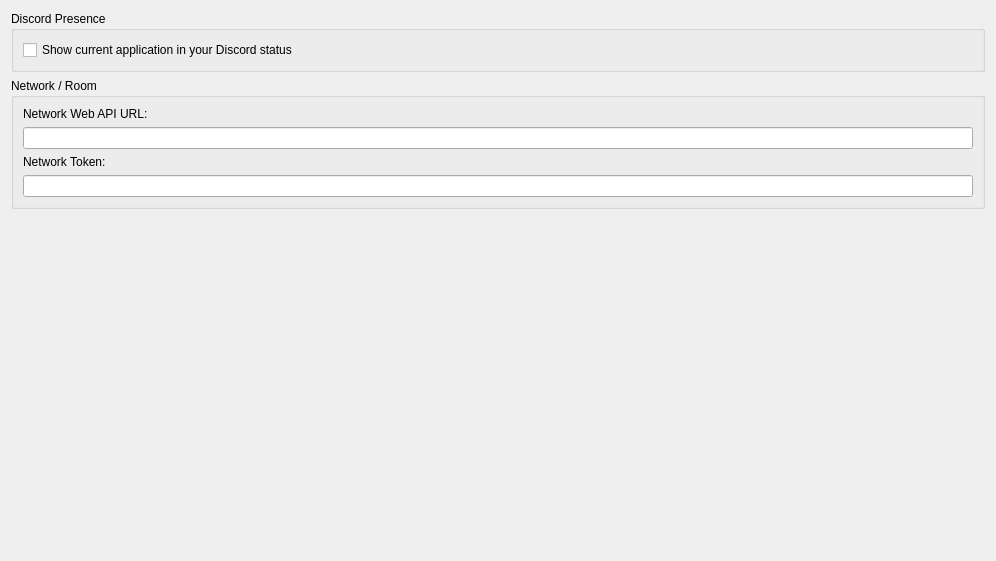
<?xml version="1.0" encoding="UTF-8"?>
<ui version="4.0">
 <class>ConfigureWeb</class>
 <widget class="QWidget" name="ConfigureWeb">
  <property name="geometry">
   <rect>
    <x>0</x>
    <y>0</y>
    <width>996</width>
    <height>561</height>
   </rect>
  </property>
  <layout class="QVBoxLayout" name="verticalLayout">
   <item>
    <widget class="QGroupBox" name="discord_group">
     <property name="title">
      <string>Discord Presence</string>
     </property>
     <layout class="QVBoxLayout" name="verticalLayout_21">
      <item>
       <widget class="QCheckBox" name="toggle_discordrpc">
        <property name="text">
         <string>Show current application in your Discord status</string>
        </property>
       </widget>
      </item>
     </layout>
    </widget>
   </item>
   <item>
    <widget class="QGroupBox" name="network_group">
     <property name="title">
      <string>Network / Room</string>
     </property>
     <layout class="QVBoxLayout" name="verticalLayout_22">
      <item>
       <widget class="QLabel" name="label_2">
        <property name="text">
         <string>Network Web API URL:</string>
        </property>
       </widget>
      </item>
      <item>
       <widget class="QLineEdit" name="web_api_url_lineedit"/>
      </item>
      <item>
       <widget class="QLabel" name="label_3">
        <property name="text">
         <string>Network Token:</string>
        </property>
       </widget>
      </item>
      <item>
       <widget class="QLineEdit" name="token_lineedit"/>
      </item>
     </layout>
    </widget>
   </item>
   <item>
    <spacer name="verticalSpacer">
     <property name="orientation">
      <enum>Qt::Vertical</enum>
     </property>
     <property name="sizeHint" stdset="0">
      <size>
       <width>20</width>
       <height>40</height>
      </size>
     </property>
    </spacer>
   </item>
  </layout>
 </widget>
 <tabstops>
  <tabstop>toggle_discordrpc</tabstop>
 </tabstops>
 <resources/>
 <connections/>
</ui>
